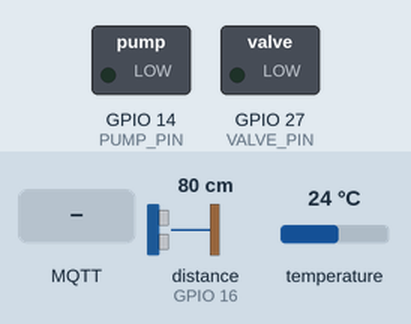
The sketch below on a simulated ESP32. Shown: switched loads named in the sketch (green lamp = pin HIGH). Wiring (inferred from the names in the program): ultrasonic range finder: trigger GPIO 4; echo GPIO 16. The test bench sets the inputs (shaded band); at power-on: distance to the obstacle (sensor on GPIO 16) 80 cm, temperature 24 °C. The echo pulse lasts 58.3 µs per cm; WiFi joins after 1.5 s; servers stay silent unless stated; random numbers use the default seed unless the sketch sets one; no MQTT or app messages arrive unless stated; pins used as bus, display or sensor lines are not drawn; what the sketch prints to the serial monitor is not drawn.

Above: at 2.4 s.
2.5 s: distance to the obstacle (sensor on GPIO 16) set to 55 cm
4.7 s: distance to the obstacle (sensor on GPIO 16) set to 45 cm
At 7.4 s:
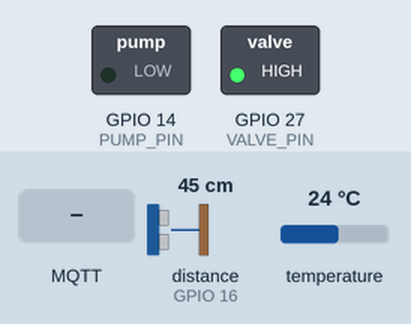
7.8 s: MQTT message "PUMP_ON" arrives on the first subscribed topic
At 9.1 s:
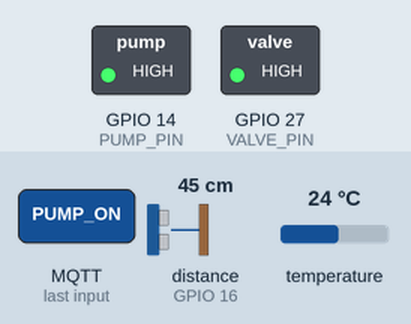
9.4 s: MQTT message "PUMP_OFF" arrives on the first subscribed topic
At 9.9 s:
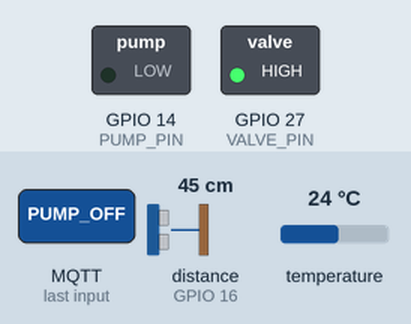
10.9 s: MQTT message "PUMP_ON" arrives on the first subscribed topic
At 17.1 s:
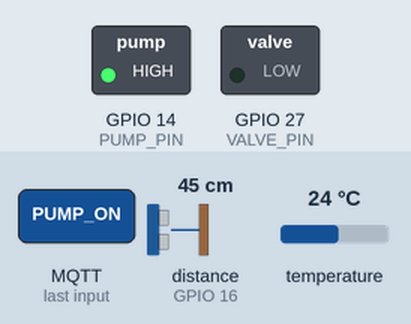
18.4 s: distance to the obstacle (sensor on GPIO 16) set to 60 cm
Timing chart, 0 to 42.5 s (numbered marks = the images above; inputs shaded):
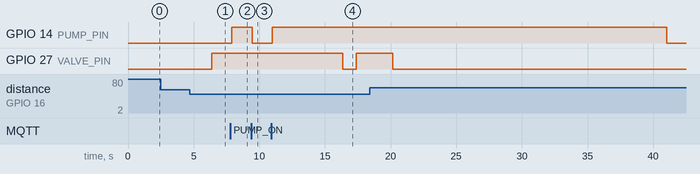

The sketch:

sketch.ino
```cpp
#include <Arduino.h>
#include <WiFi.h>
#include <PubSubClient.h>
#include <OneWire.h>
#include <DallasTemperature.h>

// ---------------- CẤU HÌNH PIN ----------------
#define TRIG_PIN 4
#define ECHO_PIN 16
#define ONE_WIRE_BUS 17
#define PUMP_PIN 14
#define VALVE_PIN 27
// Cấu hình PWM cho máy bơm (điều chỉnh công suất)
#define PWM_CHANNEL 0
#define PWM_FREQ 5000
#define PWM_RES 8

// ---------------- WIFI & MQTT ----------------
const char* ssid = "Wokwi-GUEST";
const char* password = "";
const char* mqtt_server = "broker.hivemq.com"; // Broker test miễn phí

// Các topic MQTT (phải trùng với appsettings.json của web)
const char* TOPIC_TEMP = "aquaculture/temp";
const char* TOPIC_LEVEL = "aquaculture/level";
const char* TOPIC_CONTROL = "aquaculture/control";

// Sau lệnh thủ công cuối cùng từ web, thiết bị giữ chế độ THỦ CÔNG trong khoảng này,
// hết thời gian sẽ tự trở về chế độ TỰ ĐỘNG theo mực nước.
const unsigned long MANUAL_HOLD_MS = 30000;

WiFiClient espClient;
PubSubClient client(espClient);

// Khởi tạo cảm biến nhiệt độ
OneWire oneWire(ONE_WIRE_BUS);
DallasTemperature sensors(&oneWire);

// ---------------- KIỂU DỮ LIỆU & HÀNG ĐỢI (QUEUES) ----------------
struct SensorData {
  float temperature;
  float waterLevel;
};

// Các lệnh điều khiển thủ công nhận từ Web
enum ControlCommand { CMD_PUMP_ON, CMD_PUMP_OFF, CMD_VALVE_ON, CMD_VALVE_OFF };

QueueHandle_t dataQueue;     // Task đọc data -> Task truyền data (gửi MQTT)
QueueHandle_t alertQueue;    // Task đọc data -> Task cảnh báo (mực nước)
QueueHandle_t controlQueue;  // Task truyền data (nhận MQTT) -> Task cảnh báo (lệnh thủ công)

// Trạng thái chế độ thủ công của từng thiết bị (chỉ Task_AlertControl đọc/ghi)
bool manualPump = false;
bool manualValve = false;

// ---------------- HÀM TIỆN ÍCH ----------------

// Gửi vào queue mà KHÔNG chặn Task. Nếu queue đầy thì bỏ phần tử cũ nhất để giữ số liệu mới nhất.
// Nhờ vậy khi mất WiFi/MQTT, Task đọc data vẫn chạy và Task cảnh báo vẫn nhận được mực nước.
template <typename T>
void sendLatest(QueueHandle_t queue, const T &item) {
  if (xQueueSend(queue, &item, 0) != pdPASS) {
    T oldest;
    xQueueReceive(queue, &oldest, 0);
    xQueueSend(queue, &item, 0);
  }
}

// Điều khiển bơm/van theo thuật toán TỰ ĐỘNG: bị bỏ qua khi thiết bị đang ở chế độ thủ công.
void autoSetPump(uint8_t duty) {
  if (!manualPump) ledcWrite(PUMP_PIN, duty);
}

void autoSetValve(bool open) {
  if (!manualValve) digitalWrite(VALVE_PIN, open ? HIGH : LOW);
}

// Hàm này được PubSubClient gọi (bên trong client.loop()) mỗi khi có tin nhắn tới topic đã subscribe.
// Chỉ đổi chuỗi lệnh thành enum rồi đẩy vào controlQueue, việc điều khiển thật do Task_AlertControl làm.
void mqttCallback(char *topic, byte *payload, unsigned int length) {
  String msg;
  msg.reserve(length);
  for (unsigned int i = 0; i < length; i++) {
    msg += (char)payload[i];
  }
  msg.trim();

  ControlCommand cmd;
  if (msg == "PUMP_ON") cmd = CMD_PUMP_ON;
  else if (msg == "PUMP_OFF") cmd = CMD_PUMP_OFF;
  else if (msg == "VALVE_ON") cmd = CMD_VALVE_ON;
  else if (msg == "VALVE_OFF") cmd = CMD_VALVE_OFF;
  else {
    Serial.print("Lệnh không hợp lệ: ");
    Serial.println(msg);
    return;
  }

  Serial.print("Nhận lệnh từ Web: ");
  Serial.println(msg);
  xQueueSend(controlQueue, &cmd, 0);
}

// ---------------- TASK TRUYỀN DATA (Core 0) ----------------
void Task_TransmitData(void *pvParameters) {
  // Kết nối WiFi
  WiFi.begin(ssid, password);
  while (WiFi.status() != WL_CONNECTED) {
    vTaskDelay(500 / portTICK_PERIOD_MS);
  }
  Serial.println("WiFi Connected!");

  client.setServer(mqtt_server, 1883);
  client.setCallback(mqttCallback);  // Đăng ký hàm nhận lệnh điều khiển

  SensorData data;
  for (;;) {
    if (!client.connected()) {
      // Reconnect MQTT
      while (!client.connected()) {
        String clientId = "ESP32Client-" + String(random(0xffff), HEX);
        if (client.connect(clientId.c_str())) {
          Serial.println("MQTT Connected");
          // Phải subscribe lại sau MỖI lần kết nối lại
          client.subscribe(TOPIC_CONTROL);
        } else {
          vTaskDelay(2000 / portTICK_PERIOD_MS);
        }
      }
    }
    client.loop();  // Duy trì kết nối và nhận tin nhắn (gọi mqttCallback)

    // Nhận dữ liệu từ dataQueue và gửi lên MQTT Broker
    if (xQueueReceive(dataQueue, &data, 0) == pdPASS) {
      char tempStr[10];
      char levelStr[10];
      dtostrf(data.temperature, 1, 2, tempStr);
      dtostrf(data.waterLevel, 1, 2, levelStr);

      client.publish(TOPIC_TEMP, tempStr);
      client.publish(TOPIC_LEVEL, levelStr);
    }
    vTaskDelay(100 / portTICK_PERIOD_MS);
  }
}

// ---------------- TASK ĐỌC DATA (Core 1) ----------------
void Task_ReadData(void *pvParameters) {
  sensors.begin();
  pinMode(TRIG_PIN, OUTPUT);
  pinMode(ECHO_PIN, INPUT);

  SensorData dataToSend;

  for (;;) {
    // Đọc nhiệt độ
    sensors.requestTemperatures();
    dataToSend.temperature = sensors.getTempCByIndex(0);

    // Đọc khoảng cách từ HC-SR04
    digitalWrite(TRIG_PIN, LOW);
    delayMicroseconds(2);
    digitalWrite(TRIG_PIN, HIGH);
    delayMicroseconds(10);
    digitalWrite(TRIG_PIN, LOW);

    long duration = pulseIn(ECHO_PIN, HIGH, 30000);

    // duration = 0: không nhận được tiếng vọng; nhiệt độ = -127: mất cảm biến DS18B20.
    // Bỏ qua lần đo lỗi, tránh báo mực nước = 0 làm van thoát mở nhầm.
    if (duration == 0 || dataToSend.temperature == DEVICE_DISCONNECTED_C) {
      Serial.println("Cảm biến lỗi hoặc ngoài tầm đo, bỏ qua lần đo này");
      vTaskDelay(2000 / portTICK_PERIOD_MS);
      continue;
    }

    // Theo đề: "mực nước (khoảng cách)" nên dùng khoảng cách đo được, đổi ra mét (m)
    float distanceCm = duration * 0.034 / 2;
    dataToSend.waterLevel = distanceCm / 100.0;

    // Hiển thị Serial
    Serial.print("Nhiệt độ: "); Serial.print(dataToSend.temperature); Serial.println(" C");
    Serial.print("Mực nước: "); Serial.print(dataToSend.waterLevel); Serial.println(" m");

    // Gửi vào hàng đợi (không chặn Task kể cả khi MQTT đang mất kết nối)
    sendLatest(dataQueue, dataToSend);
    sendLatest(alertQueue, dataToSend.waterLevel);

    vTaskDelay(2000 / portTICK_PERIOD_MS); // Đọc mỗi 2 giây
  }
}

// ---------------- TASK CẢNH BÁO / ĐIỀU KHIỂN (Core 1) ----------------
void Task_AlertControl(void *pvParameters) {
  ledcAttach(PUMP_PIN, PWM_FREQ, PWM_RES);

  pinMode(VALVE_PIN, OUTPUT);
  digitalWrite(VALVE_PIN, LOW);

  float currentLevel;

  // Biến theo dõi thời gian của thuật toán tự động
  unsigned long pumpStartTime = 0;
  unsigned long valveStartTime = 0;
  bool isPumping = false;
  bool isValving = false;
  unsigned long pumpDuration = 0;
  unsigned long valveDuration = 0;

  // Mốc thời gian lệnh thủ công gần nhất
  unsigned long manualPumpStart = 0;
  unsigned long manualValveStart = 0;

  for (;;) {
    // ---- (1) Xử lý lệnh THỦ CÔNG từ Web (ưu tiên cao hơn tự động) ----
    ControlCommand cmd;
    while (xQueueReceive(controlQueue, &cmd, 0) == pdPASS) {
      switch (cmd) {
        case CMD_PUMP_ON:
          manualPump = true;
          manualPumpStart = millis();
          isPumping = false;
          ledcWrite(PUMP_PIN, 255);  // Thủ công: bơm 100%
          Serial.println("THỦ CÔNG: Bật máy bơm 100%");
          break;
        case CMD_PUMP_OFF:
          manualPump = true;
          manualPumpStart = millis();
          isPumping = false;
          ledcWrite(PUMP_PIN, 0);
          Serial.println("THỦ CÔNG: Tắt máy bơm");
          break;
        case CMD_VALVE_ON:
          manualValve = true;
          manualValveStart = millis();
          isValving = false;
          digitalWrite(VALVE_PIN, HIGH);
          Serial.println("THỦ CÔNG: Mở van thoát");
          break;
        case CMD_VALVE_OFF:
          manualValve = true;
          manualValveStart = millis();
          isValving = false;
          digitalWrite(VALVE_PIN, LOW);
          Serial.println("THỦ CÔNG: Đóng van thoát");
          break;
      }
    }

    // ---- (2) Hết thời gian giữ chế độ thủ công -> trở về tự động ----
    if (manualPump && millis() - manualPumpStart >= MANUAL_HOLD_MS) {
      manualPump = false;
      isPumping = false;
      ledcWrite(PUMP_PIN, 0);
      Serial.println("Bơm: hết chế độ thủ công, trở về TỰ ĐỘNG");
    }
    if (manualValve && millis() - manualValveStart >= MANUAL_HOLD_MS) {
      manualValve = false;
      isValving = false;
      digitalWrite(VALVE_PIN, LOW);
      Serial.println("Van: hết chế độ thủ công, trở về TỰ ĐỘNG");
    }

    // ---- (3) Thuật toán TỰ ĐỘNG theo mực nước ----
    // Lấy dữ liệu với thời gian chờ nhỏ nhất để không block Task
    if (xQueueReceive(alertQueue, &currentLevel, 10 / portTICK_PERIOD_MS) == pdPASS) {

      if (currentLevel >= 1.0 && currentLevel <= 1.5) {
        if (!isPumping || pumpDuration != 10000) {  // Bắt đầu mới hoặc đổi từ mức khác sang
          Serial.println("CẢNH BÁO: Mực nước 1m-1.5m -> Bơm 50% trong 10s");
          autoSetValve(false);
          autoSetPump(127);  // 127/255 ≈ 50% công suất
          pumpStartTime = millis();
          pumpDuration = 10000;
          isPumping = true;
          isValving = false;
        }
      } else if (currentLevel > 1.5 && currentLevel <= 2.0) {
        if (!isPumping || pumpDuration != 20000) {
          Serial.println("CẢNH BÁO: Mực nước 1.5m-2m -> Bơm 100% trong 20s");
          autoSetValve(false);
          autoSetPump(255);
          pumpStartTime = millis();
          pumpDuration = 20000;
          isPumping = true;
          isValving = false;
        }
      } else if (currentLevel < 0.5) {
        if (!isValving) {
          Serial.println("CẢNH BÁO: Mực nước <0.5m -> Mở van thoát 10s");
          autoSetPump(0);
          autoSetValve(true);
          valveStartTime = millis();
          valveDuration = 10000;
          isValving = true;
          isPumping = false;
        }
      } else {
        // Mức an toàn (0.5 -> 0.99) hoặc > 2.0
        autoSetPump(0);
        autoSetValve(false);
        isPumping = false;
        isValving = false;
      }
    }

    // ---- (4) Kiểm tra thời gian để tắt Bơm / đóng Van (tự động) ----
    if (isPumping && (millis() - pumpStartTime >= pumpDuration)) {
      autoSetPump(0);
      isPumping = false;
    }

    if (isValving && (millis() - valveStartTime >= valveDuration)) {
      autoSetValve(false);
      isValving = false;
    }

    // Nhường CPU cho các Task khác
    vTaskDelay(50 / portTICK_PERIOD_MS);
  }
}

// ---------------- SETUP & LOOP ----------------
void setup() {
  Serial.begin(115200);

  // Khởi tạo Queues
  dataQueue = xQueueCreate(5, sizeof(SensorData));
  alertQueue = xQueueCreate(5, sizeof(float));
  controlQueue = xQueueCreate(5, sizeof(ControlCommand));

  // Tạo các Task chạy trên các Core tương ứng
  // Task truyền data tăng stack lên 8192 vì dùng WiFi + MQTT + String
  xTaskCreatePinnedToCore(Task_TransmitData, "TaskTransmit", 8192, NULL, 1, NULL, 0); // Chạy Core 0
  xTaskCreatePinnedToCore(Task_ReadData, "TaskRead", 4096, NULL, 1, NULL, 1);         // Chạy Core 1
  xTaskCreatePinnedToCore(Task_AlertControl, "TaskAlert", 4096, NULL, 2, NULL, 1);    // Chạy Core 1 (Ưu tiên cao hơn)
}

void loop() {
  // FreeRTOS quản lý, không viết code vào loop()
}
```

Measured:
- the behaviour switches between 51 and 50 cm on distance to the obstacle (sensor on GPIO 16) (found by bisection; images 0 and 1)
- after the input at 2.5 s, every drawn part: stays the same
- after the input at 4.7 s, GPIO 27 (VALVE_PIN): LOW → HIGH after 1.7 s
- after the input at 7.8 s, GPIO 14 (PUMP_PIN): LOW → HIGH after 0.12 s
- after the input at 9.4 s, GPIO 14 (PUMP_PIN): HIGH → LOW after 0.07 s
- after the input at 10.9 s, GPIO 14 (PUMP_PIN): LOW → HIGH after 0.08 s
